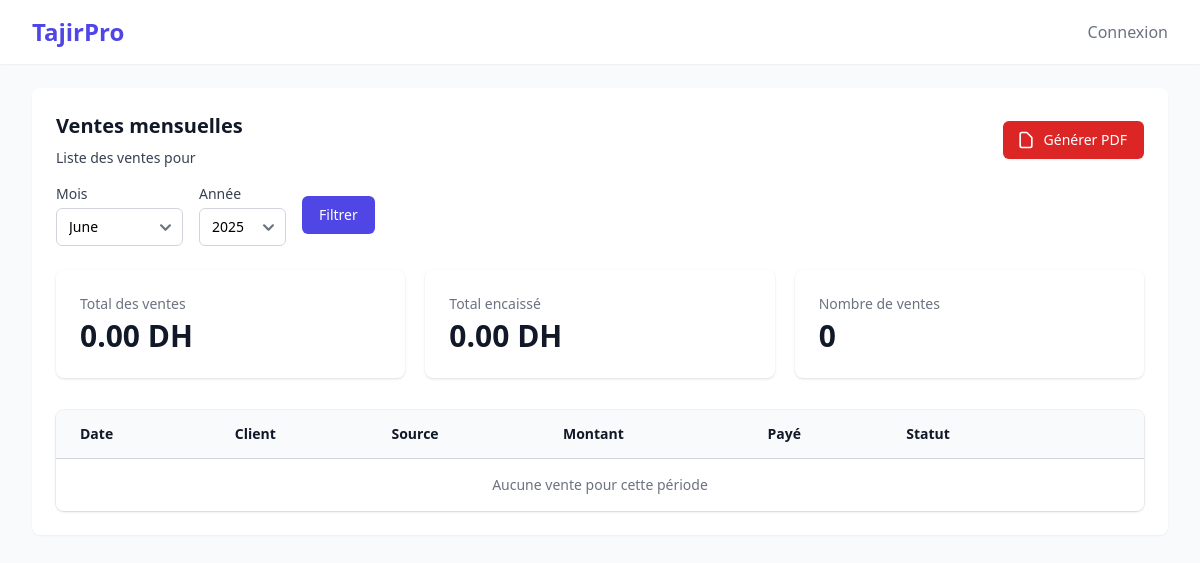
Before: /sales/monthly/ with the older database file.
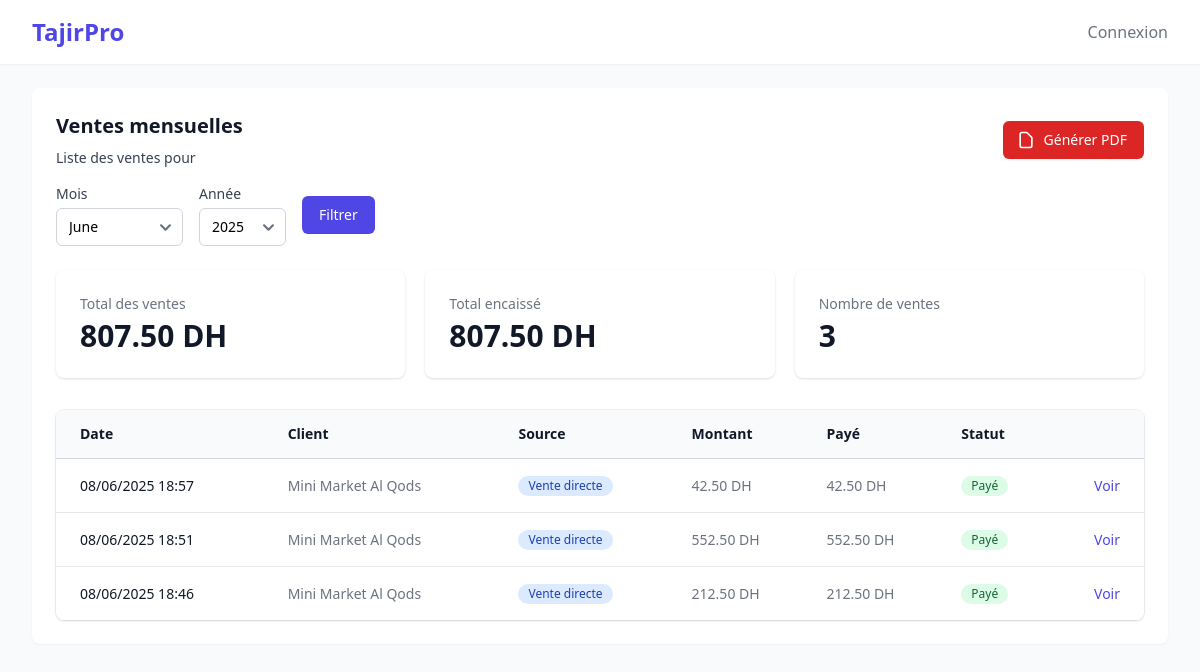
After: the same page with the newer database file.
### sales/models.py (models this page shows, shortened)
class Sale(models.Model):
    user = models.ForeignKey(settings.AUTH_USER_MODEL, on_delete=models.SET_NULL, null=True)
    client = models.ForeignKey(Client, on_delete=models.SET_NULL, null=True, blank=True)
    warehouse = models.ForeignKey(
        Warehouse,
        on_delete=models.PROTECT,
        related_name='sales',
        null=True,  # Temporairement nullable
        blank=True  # Temporairement optional
    )
    date = models.DateTimeField(auto_now_add=True)
    total_amount = models.DecimalField(max_digits=10, decimal_places=2)
    amount_paid = models.DecimalField(max_digits=10, decimal_places=2, default=0)
    is_credit = models.BooleanField(default=False, blank=True)
    notes = models.TextField(blank=True, null=True)
    ecriture_generee = models.BooleanField(default=False)

### clients/models.py (models this page shows, shortened)
class Client(models.Model):
    name = models.CharField(max_length=255)
    phone = models.CharField(max_length=20, blank=True, null=True)
    email = models.EmailField(blank=True, null=True)
    address = models.TextField(blank=True, null=True)
    segment = models.ForeignKey(ClientSegment, on_delete=models.SET_NULL, null=True, blank=True, related_name='clients')
    balance = models.DecimalField(max_digits=10, decimal_places=2, default=0.00)
    alert_threshold = models.DecimalField(max_digits=10,decimal_places=2,default=5000.00,verbose_name="Seuil d'alerte de solde")
    created_at = models.DateTimeField(auto_now_add=True)
    updated_at = models.DateTimeField(auto_now=True)
    created_by = models.ForeignKey(get_user_model(), on_delete=models.SET_NULL, null=True, blank=True, related_name='created_clients')
    class Meta:
        ordering = ['name']

### sales/views.py (the view)
# urls.py: path('monthly/', views.monthly_sales, name='monthly_sales'),
def monthly_sales(request):
    current_date = timezone.now().date()
    year = int(request.GET.get('year', current_date.year))
    month = int(request.GET.get('month', current_date.month))
    sales_data = UnifiedSalesService.get_monthly_sales(year, month)
    months = []
    for m in range(1, 13):
        months.append({
            'number': m,
            'name': date(2000, m, 1).strftime('%B')
        })
    current_year = timezone.now().year
    years = range(current_year - 2, current_year + 2)
    context = {
        'sales': sales_data['sales'],
        'totals': sales_data['totals'],
        'current_month': month,
        'current_year': year,
        'months': months,
        'years': years,
    }
    return render(request, 'sales/monthly_sales.html', context)

### sales/models.py (called while the page is built)
    @property
    def total_price(self):
        return self.quantity * self.unit_price

### sales/templates/sales/monthly_sales.html (shortened to what the changed rows need)
{% extends "base.html" %}
{% load static %}
{% block content %}
<div class="bg-white shadow-sm rounded-lg">
    <div class="px-4 py-5 sm:p-6">
        <div class="sm:flex sm:items-center">
            <div class="sm:flex-auto">
                <h1 class="text-xl font-semibold text-gray-900">Ventes mensuelles</h1>
            </div>
        </div>
        <div class="mt-6 grid grid-cols-1 gap-5 sm:grid-cols-2 lg:grid-cols-3">
            <div class="bg-white overflow-hidden shadow rounded-lg">
                <div class="px-4 py-5 sm:p-6">
                    <dt class="text-sm font-medium text-gray-500 truncate">Total des ventes</dt>
                    <dd class="mt-1 text-3xl font-semibold text-gray-900">{{ totals.total_amount|default:"0"|floatformat:2 }} DH</dd>
                </div>
            </div>
            <div class="bg-white overflow-hidden shadow rounded-lg">
                <div class="px-4 py-5 sm:p-6">
                    <dt class="text-sm font-medium text-gray-500 truncate">Total encaissé</dt>
                    <dd class="mt-1 text-3xl font-semibold text-gray-900">{{ totals.total_paid|default:"0"|floatformat:2 }} DH</dd>
                </div>
            </div>
            <div class="bg-white overflow-hidden shadow rounded-lg">
                <div class="px-4 py-5 sm:p-6">
                    <dt class="text-sm font-medium text-gray-500 truncate">Nombre de ventes</dt>
                    <dd class="mt-1 text-3xl font-semibold text-gray-900">{{ totals.count }}</dd>
                </div>
            </div>
        </div>
        <div class="mt-8 flex flex-col">
            <div class="-my-2 -mx-4 overflow-x-auto sm:-mx-6 lg:-mx-8">
                <div class="inline-block min-w-full py-2 align-middle md:px-6 lg:px-8">
                    <div class="overflow-hidden shadow ring-1 ring-black ring-opacity-5 md:rounded-lg">
                        <table class="min-w-full divide-y divide-gray-300">
                            <thead class="bg-gray-50">
                                <tr>
                                    <th scope="col" class="py-3.5 pl-4 pr-3 text-left text-sm font-semibold text-gray-900 sm:pl-6">Date</th>
                                    <th scope="col" class="px-3 py-3.5 text-left text-sm font-semibold text-gray-900">Client</th>
                                    <th scope="col" class="px-3 py-3.5 text-left text-sm font-semibold text-gray-900">Source</th>
                                    <th scope="col" class="px-3 py-3.5 text-left text-sm font-semibold text-gray-900">Montant</th>
                                    <th scope="col" class="px-3 py-3.5 text-left text-sm font-semibold text-gray-900">Payé</th>
                                    <th scope="col" class="px-3 py-3.5 text-left text-sm font-semibold text-gray-900">Statut</th>
                                    <th scope="col" class="relative py-3.5 pl-3 pr-4 sm:pr-6">
                                    </th>
                                </tr>
                            </thead>
                            <tbody class="divide-y divide-gray-200 bg-white">
                                {% for sale in sales %}
                                <tr>
                                    <td class="whitespace-nowrap py-4 pl-4 pr-3 text-sm font-medium text-gray-900 sm:pl-6">
                                        {{ sale.date|date:"d/m/Y H:i" }}
                                    </td>
                                    <td class="whitespace-nowrap px-3 py-4 text-sm text-gray-500">
                                        {{ sale.client }}
                                    </td>
                                    <td class="whitespace-nowrap px-3 py-4 text-sm">
                                        {% if sale.source == 'direct' %}
                                        <span class="inline-flex items-center px-2.5 py-0.5 rounded-full text-xs font-medium bg-blue-100 text-blue-800">
                                            Vente directe
                                        </span>
                                        {% elif sale.source == 'pos' %}
                                        <span class="inline-flex items-center px-2.5 py-0.5 rounded-full text-xs font-medium bg-purple-100 text-purple-800">
                                            POS
                                        </span>
                                        {% else %}
                                        <span class="inline-flex items-center px-2.5 py-0.5 rounded-full text-xs font-medium bg-green-100 text-green-800">
                                            Mobile POS
                                        </span>
                                        {% endif %}
                                    </td>
                                    <td class="whitespace-nowrap px-3 py-4 text-sm text-gray-500">
                                        {{ sale.total_amount|floatformat:2 }} DH
                                    </td>
                                    <td class="whitespace-nowrap px-3 py-4 text-sm text-gray-500">
                                        {{ sale.amount_paid|floatformat:2 }} DH
                                    </td>
                                    <td class="whitespace-nowrap px-3 py-4 text-sm text-gray-500">
                                        {% if sale.is_credit %}
                                        <span class="inline-flex items-center px-2.5 py-0.5 rounded-full text-xs font-medium bg-yellow-100 text-yellow-800">
                                            Crédit
                                        </span>
                                        {% else %}
                                        <span class="inline-flex items-center px-2.5 py-0.5 rounded-full text-xs font-medium bg-green-100 text-green-800">
                                            Payé
                                        </span>
                                        {% endif %}
                                    </td>
                                    <td class="relative whitespace-nowrap py-4 pl-3 pr-4 text-right text-sm font-medium sm:pr-6">
                                        <a href="{{ sale.detail_url }}" class="text-indigo-600 hover:text-indigo-900">
                                            Voir<span class="sr-only">, vente {{ sale.id }}</span>
                                        </a>
                                    </td>
                                </tr>
                                {% empty %}
                                <tr>
                                    <td colspan="7" class="px-3 py-4 text-sm text-gray-500 text-center">
                                        Aucune vente pour cette période
                                    </td>
                                </tr>
                                {% endfor %}
                            </tbody>
                        </table>
                    </div>
                </div>
            </div>
        </div>
    </div>
</div>
{% endblock %}

Changed rows visible on the page:
added Sale: date "08/06/2025 18:57", total_amount "42.50", amount_paid "42.50"
added Client: client "Mini Market Al Qods" "Mini Market Al Qods" "Mini Market Al Qods"
added Sale: date "08/06/2025 18:51", total_amount "552.50", amount_paid "552.50"
added Sale: date "08/06/2025 18:46", total_amount "212.50", amount_paid "212.50"
Other visible differences:
{{ totals.total_amount|default:"0"|floatformat:2 }}: "0.00" → "807.50"
{{ totals.total_paid|default:"0"|floatformat:2 }}: "0.00" → "807.50"
{{ totals.count }}: "0" → "3"
new list line: "Vente directe DH DH Payé Voir"
text no longer shown: "Aucune vente pour cette période"
